Frame 1 (no input): blank canvas, image omitted
Frame 60 (the mouse pressed at the canvas centre just before this capture): blank canvas, image omitted
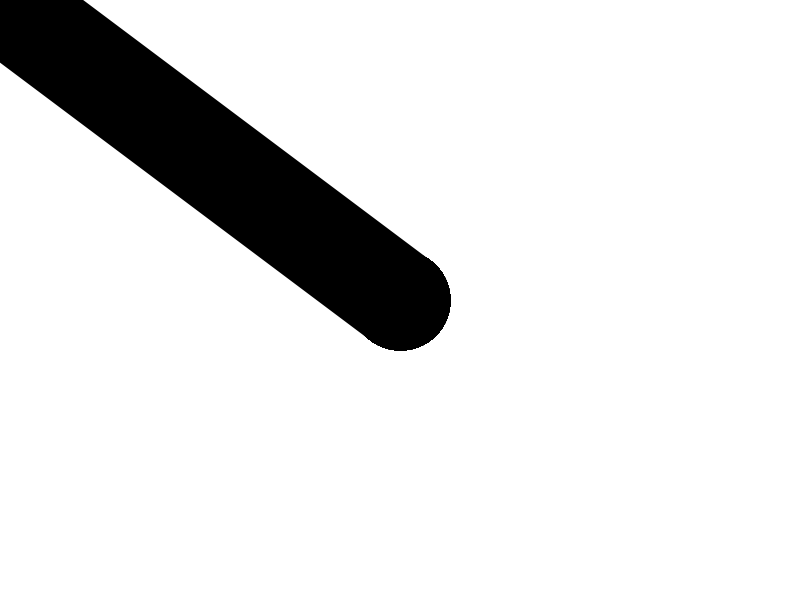
Frame 120 (the mouse held since frame 60 and released just before this capture)

The Processing sketch whose frames 1 and 60 were blank and that drew this single picture after the mouse press (run headless with seeded random() and noise(); from frame 60 on, the mouse is pressed at the canvas centre):

// Processing sketch: sketch_3_5_mouse_speed
// ── sketch_3_5_mouse_speed.pde
float mouseSpeed;

void setup() {
  size(800, 600);
  background(255);
}
void draw() {
  mouseSpeed = abs(mouseX - mouseY);

  strokeWeight(mouseSpeed);
  line(pmouseX, pmouseY, mouseX, mouseY);
}
